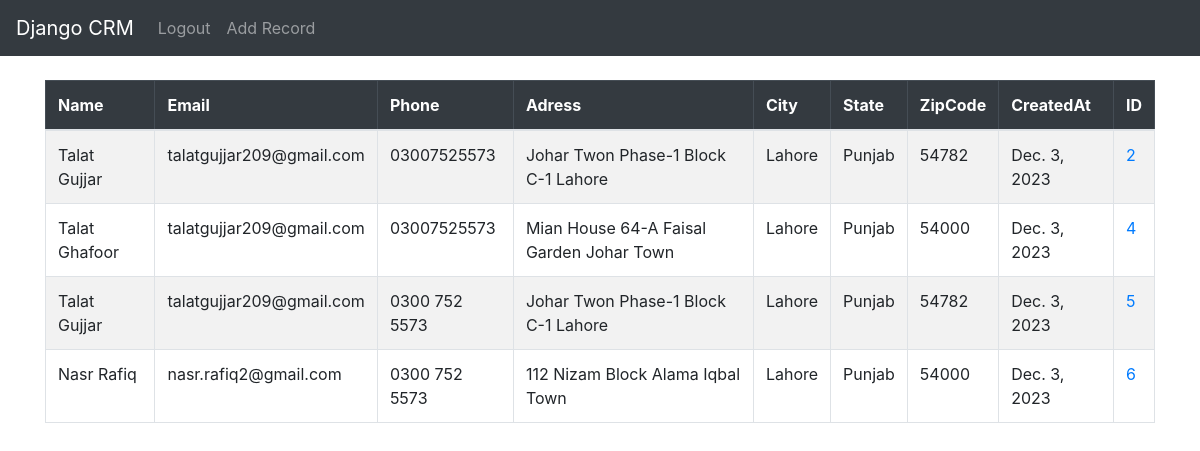
Before: / (signed in) with the older database file.
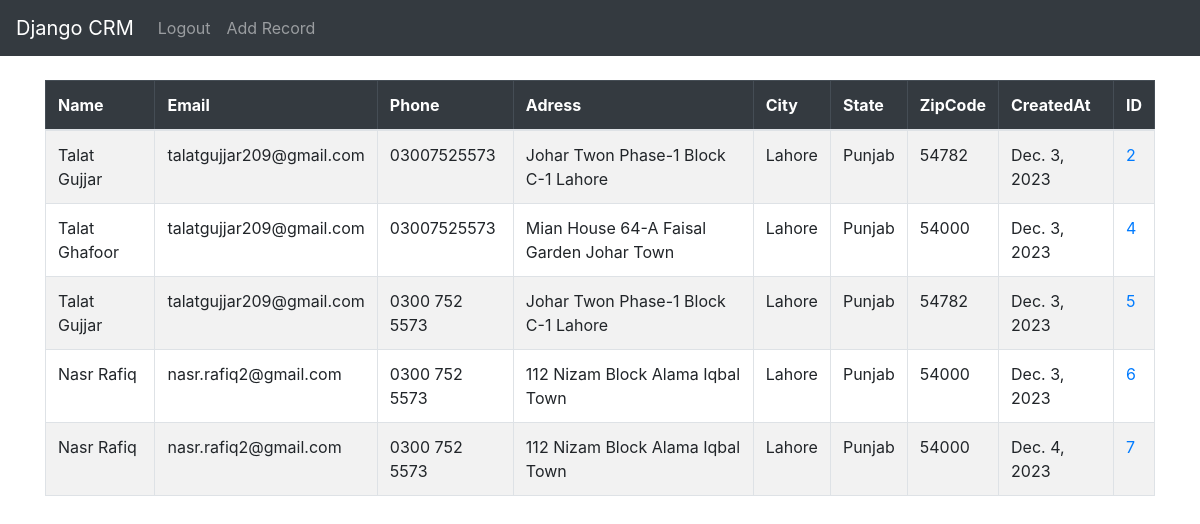
After: the same page with the newer database file.
### crm/models.py (models this page shows, shortened)
class Record(models.Model):
    created_at = models.DateField(auto_now_add=True)
    first_name = models.CharField(max_length=50)
    last_name = models.CharField(max_length=50)
    email = models.CharField(max_length=100)
    phone = models.CharField(max_length=15)
    address = models.CharField(max_length=100)
    city = models.CharField(max_length=50)
    state = models.CharField(max_length=50)
    zipcode = models.CharField(max_length=20)

### crm/views.py (the view, shortened to what this page needs)
# urls.py: path('', views.home, name= 'home'),
def home(request):
    records = Record.objects.all()
    return render(request, 'home.html', {'records': records})

### crm/templates/home.html (shortened to what this page needs)
{% extends 'base.html' %}
{% block content %}
    {% if user.is_authenticated %}
    <table class="table table-striped table-hover table-bordered">
        <thead class="table-dark">
          <tr>
            <th scope="col">Name</th>
            <th scope="col">Email</th>
            <th scope="col">Phone</th>
            <th scope="col">Adress</th>
            <th scope="col">City</th>
            <th scope="col">State</th>
            <th scope="col">ZipCode</th>
            <th scope="col">CreatedAt</th>
            <th scope="col">ID</th>
          </tr>
        </thead>
        <tbody>
            {% if records %}
            {% for record in records %}
            <tr>
              <td> {{record.first_name}} {{ record.last_name }}</td>
              <td> {{record.email}}</td>
              <td> {{record.phone}}</td>
              <td> {{record.address}}</td>
              <td> {{record.city}}</td>
              <td> {{record.state}}</td>
              <td> {{record.zipcode}}</td>
              <td> {{record.created_at}}</td>
              <td><a href="{% url 'record' record.id %}">{{record.id}}</td>
            </tr>
            {% endfor %}
        {% endif %}
        </tbody>
    </table>
{% endif %}
{% endblock %}

Changed rows visible on the page:
added Record: first_name "Nasr", last_name "Rafiq", email "nasr.rafiq2@gmail.com", phone "0300 752 5573", address "112 Nizam Block Alama Iqbal Town", city "Lahore", state "Punjab", zipcode "54000", created_at "Dec. 4, 2023", id "7"
